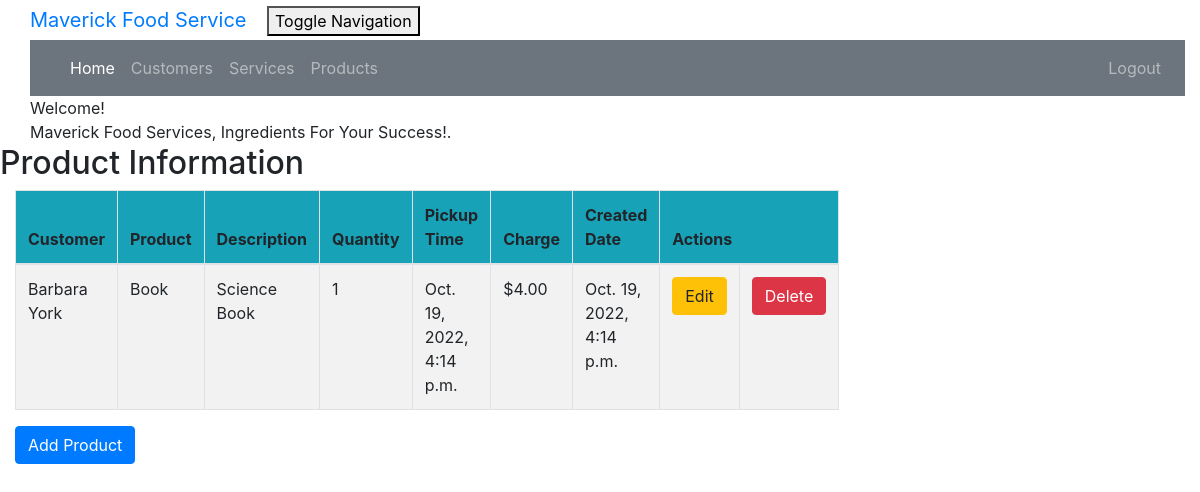
The page /product_list (signed in) on the database its author committed.
### crm/models.py (models this page shows, shortened)
class Product(models.Model):
    cust_name = models.ForeignKey(Customer, on_delete=models.CASCADE, related_name='products')
    product = models.CharField(max_length=100)
    description = models.TextField()
    quantity = models.IntegerField()
    pickup_time = models.DateTimeField(
        default=timezone.now)
    charge = models.DecimalField(max_digits=10, decimal_places=2)
    created_date = models.DateTimeField(
        default=timezone.now)
    updated_date = models.DateTimeField(auto_now_add=True)

class Customer(models.Model):
    cust_name = models.CharField(max_length=50)
    email = models.EmailField(max_length=100)
    phone = models.CharField(max_length=20)
    bldgroom = models.CharField(max_length=100)
    address = models.CharField(max_length=200)
    city = models.CharField(max_length=50)
    state = models.CharField(max_length=50)
    zipcode = models.CharField(max_length=10)
    organization = models.CharField(max_length=100)
    role = models.CharField(max_length=100)
    def __str__(self):
        return self.cust_name

### crm/views.py (the view)
# urls.py: path('product_list', views.product_list, name='product_list'),
@login_required
def product_list(request):
    products = Product.objects.filter(created_date__lte=timezone.now())
    return render(request, 'crm/product_list.html', {'products': products})

### crm/templates/crm/product_list.html (shortened to what this page needs)
<!DOCTYPE html>
{% extends 'crm/base.html' %}
{% block content %}
    {% load humanize %}
    <head>
    </head>
    <body class="bodylist">
    <div class="container">
        <div class="panel panel-primary">
            <div class="panel-heading">Welcome!</div>
            <div class="panel-body">
                Maverick Food Services, Ingredients For Your Success!.
            </div>
        </div>
    </div>
    <div class="row">
        <h2>Product Information</h2>
    </div>
    <div>
        <table class="table table-striped table-bordered table-hover w-auto">
            <thead>
            <tr class="bg-info">
                <th>Customer</th>
                <th>Product</th>
                <th>Description</th>
                <th>Quantity</th>
                <th>Pickup Time</th>
                <th>Charge</th>
                <th>Created Date </th>
                <th colspan="3">Actions</th>
            </tr>
            </thead>
            <tbody>
            {% for product in products %}
                <tr>
                    <td>{{ product.cust_name }}</td>
                    <td>{{ product.product }}</td>
                    <td>{{ product.description }}</td>
                    <td>{{ product.quantity}}</td>
                    <td>{{ product.pickup_time }}</td>
                    <td>${{product.charge|floatformat:2|intcomma}}</td>
                    <td>{{ product.created_date }}</td>
                    <td><a href="{% url 'crm:product_edit' pk=product.pk  %}"
                           class="btn btn-warning">Edit</a>
                    </td>
                    <td><a href="{% url 'crm:product_delete' pk=product.pk %}"
                           onclick="return confirm('Are you sure you want to delete?')"
                           class="btn btn-danger">Delete</a>
                    </td>
                </tr>
            {% endfor %}
            </tbody>
        </table>
        </div>
    <div>
        <a href="{% url 'crm:product_new' %}"><span
                class="btn btn-primary">Add Product</span></a>
    </div>
    </body>
{% endblock %}

### crm/static/css/portfolio.css (style rules this page uses)
body { padding-left: 15px; }

### rows shown on the page
Product: cust_name "Barbara York", product "Book", description "Science Book", quantity "1", pickup_time "Oct. 19, 2022, 4:14 p.m.", charge "4.00", created_date "Oct. 19, 2022, 4:14 p.m."
